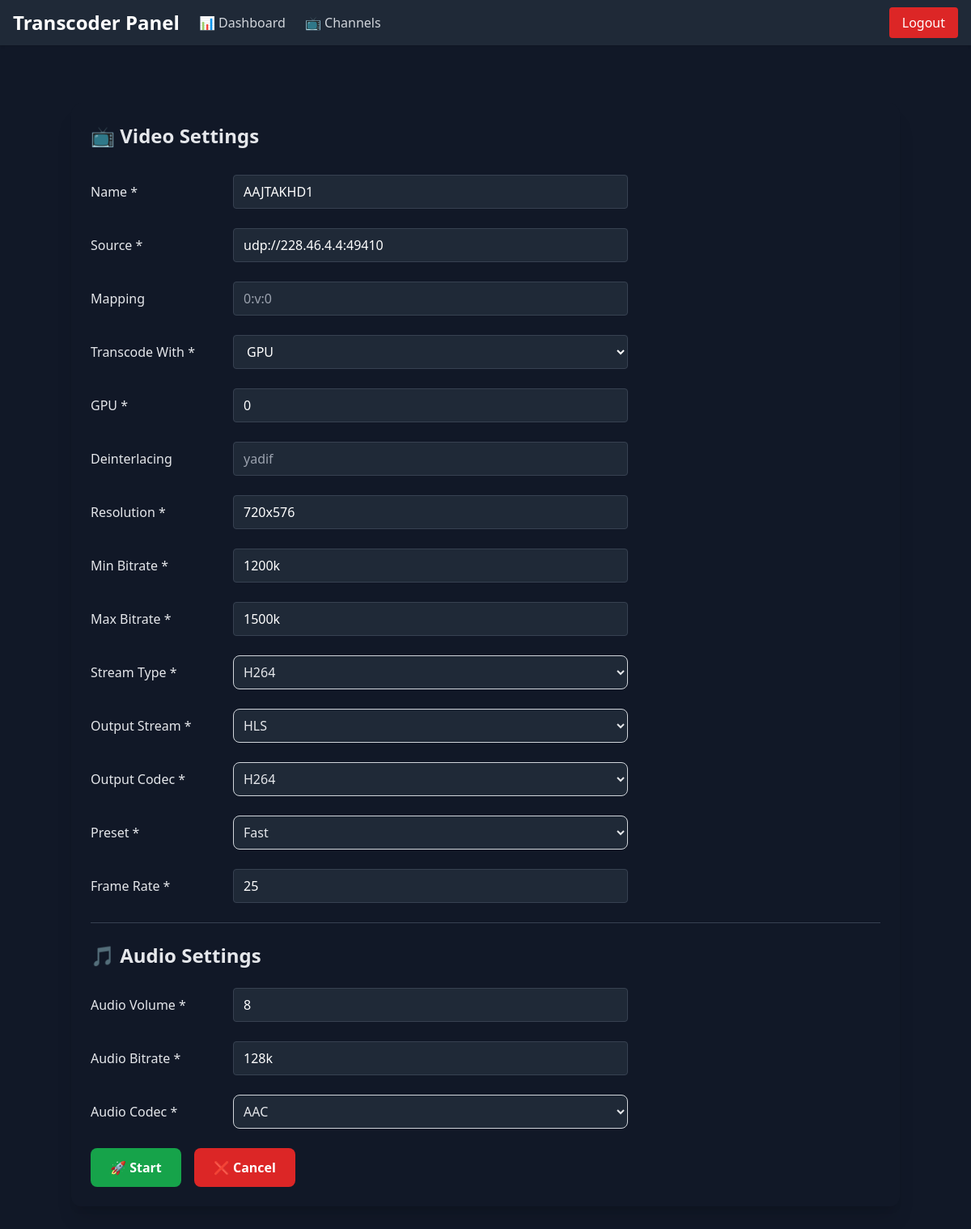
The page /stream/edit/2/ (signed in) on the database its author committed.
### transcoder/models.py (models this page shows, shortened)
class Stream(models.Model):
    name = models.CharField(max_length=100, unique=True)
    source = models.CharField(max_length=255)
    mapping = models.CharField(max_length=255, blank=True, null=True)
    gpu = models.IntegerField(null=True, blank=True)
    deinterlacing = models.CharField(max_length=255, blank=True, null=True)
    stream_type = models.CharField(max_length=20, choices=STREAM_TYPE_CHOICES)
    resolution = models.CharField(max_length=20)
    output_codec = models.CharField(max_length=20, choices=OUTPUT_CODEC_CHOICES)
    bitrate = models.CharField(max_length=20)
    max_bitrate = models.CharField(max_length=20)
    preset = models.CharField(max_length=20, choices=PRESET_CHOICES)
    output_stream = models.CharField(max_length=10, choices=OUTPUT_STREAM_CHOICES)
    output_ip = models.CharField(max_length=50, blank=True, null=True)
    frame_rate = models.IntegerField()
    audio_bitrate = models.CharField(max_length=20)
    audio_volume = models.IntegerField()
    audio_codec = models.CharField(max_length=10, choices=AUDIO_CODEC_CHOICES)
    is_running = models.BooleanField(default=False)

### transcoder/views.py (the view)
# urls.py: path('stream/edit/<int:pk>/', views.edit_stream, name='edit_stream'),
@login_required
def edit_stream(request, pk):
    stream_obj = get_object_or_404(Stream, pk=pk)
    if request.method == 'POST':
        form = StreamForm(request.POST, instance=stream_obj)
        if form.is_valid():
            updated_stream = form.save(commit=False)
            payload = form.cleaned_data
            if payload['output_stream'] == "MPD" and not updated_stream.name.endswith("_MPD"):
                updated_stream.name = f"{updated_stream.name}_MPD"
            if payload['stream_type'] == 'h265':
                updated_stream.stream_type = 'hevc'
            updated_stream.save()
            payload['name'] = updated_stream.name
            payload['stream_type'] = updated_stream.stream_type
            script_path = generate_script(payload)
            os.chmod(script_path, 0o755)
            '''
            # run the updated stream script
            try:
                result = subprocess.run(
                    f"bash {script_path}",
                    shell=True,
                    check=True,
                    stdout=subprocess.PIPE,
                    stderr=subprocess.PIPE,
                    text=True
                )
            except subprocess.CalledProcessError as e:
                print("Stream start failed:", e.stderr)
                return HttpResponse(f"Stream failed:<br><pre>{e.stderr}</pre>")
            '''
            try:
                subprocess.Popen(f"bash {script_path} > /dev/null 2>&1 &",shell=True)
            except Exception as e:
                print("Stream start failed:", str(e))
                return HttpResponse(f"Stream failed:<br><pre>{e}</pre>")
            messages.success(request, 'Stream Updated & Started Successfully!')
            return redirect('channel_list')
        else:
            messages.error(request, 'Please fix the errors below.')
    else:
        form = StreamForm(instance=stream_obj)
    return render(request, 'transcoder/add_stream.html', {'form': form, 'stream': stream_obj})

### transcoder/templates/transcoder/add_stream.html (shortened to what this page needs)
{% extends 'transcoder/base.html' %}
{% load static %}
{% block content %}
<div class="max-w-5xl mx-auto bg-gray-900 text-gray-200 p-6 rounded-xl shadow-xl mt-10">
  <h2 class="text-2xl font-bold mb-8">📺 Video Settings</h2>
  <form method="post" id="streamForm" class="space-y-6">
    <div class="flex items-center gap-4">
      <label class="w-40">Name *</label>
      <input type="text" name="name" value="{{ form.name.value|default_if_none:'' }}"
        class="w-1/2 bg-gray-800 text-white border border-gray-700 rounded px-3 py-2" placeholder="AAJTAKHD">
    </div>
    <div class="flex items-center gap-4">
      <label class="w-40">Source *</label>
      <input type="text" name="source" value="{{ form.source.value|default_if_none:'' }}"
        class="w-1/2 bg-gray-800 text-white border border-gray-700 rounded px-3 py-2" placeholder="udp://238.1.1.1:5000">
    </div>
    <div class="flex items-center gap-4">
      <label class="w-40">Mapping</label>
      <input type="text" name="mapping" value="{{ form.mapping.value|default_if_none:'' }}"
        class="w-1/2 bg-gray-800 text-white border border-gray-700 rounded px-3 py-2" placeholder="0:v:0">
    </div>
<div class="flex items-center gap-4">
  <label class="w-40">Transcode With *</label>
  <select name="transcoder_type" id="id_transcoder_type"
          class="w-1/2 bg-gray-800 text-white border border-gray-700 rounded px-3 py-2"
          onchange="toggleGPUField(this)">
    <option value="gpu" selected>GPU</option>
  </select>
</div>
    <div class="flex items-center gap-4" id="gpuField">
      <label class="w-40">GPU *</label>
      <input type="number" name="gpu" value="{{ form.gpu.value|default_if_none:'' }}"
        class="w-1/2 bg-gray-800 text-white border border-gray-700 rounded px-3 py-2" placeholder="0 or 1">
    </div>
    <div class="flex items-center gap-4">
      <label class="w-40">Deinterlacing</label>
      <input type="text" name="deinterlacing" value="{{ form.deinterlacing.value|default_if_none:'' }}"
        class="w-1/2 bg-gray-800 text-white border border-gray-700 rounded px-3 py-2" placeholder="yadif">
    </div>
    <div class="flex items-center gap-4">
      <label class="w-40">Resolution *</label>
      <input type="text" name="resolution" value="{{ form.resolution.value|default_if_none:'' }}"
        class="w-1/2 bg-gray-800 text-white border border-gray-700 rounded px-3 py-2" placeholder="1280x720">
    </div>
    <div class="flex items-center gap-4">
      <label class="w-40">Min Bitrate *</label>
      <input type="text" name="bitrate" value="{{ form.bitrate.value|default_if_none:'' }}"
        class="w-1/2 bg-gray-800 text-white border border-gray-700 rounded px-3 py-2" placeholder="1500k">
    </div>
    <div class="flex items-center gap-4">
      <label class="w-40">Max Bitrate *</label>
      <input type="text" name="max_bitrate" value="{{ form.max_bitrate.value|default_if_none:'' }}"
        class="w-1/2 bg-gray-800 text-white border border-gray-700 rounded px-3 py-2" placeholder="2000k">
    </div>
    <div class="flex items-center gap-4">
      <label class="w-40">Stream Type *</label>
      <div class="w-1/2">{{ form.stream_type }}</div>
    </div>
    <div class="flex items-center gap-4">
      <label class="w-40">Output Stream *</label>
      <div class="w-1/2">{{ form.output_stream }}</div>
    </div>
    <div class="flex items-center gap-4">
      <label class="w-40">Output Codec *</label>
      <div class="w-1/2">{{ form.output_codec }}</div>
    </div>
    <div class="flex items-center gap-4">
      <label class="w-40">Preset *</label>
      <div class="w-1/2">{{ form.preset }}</div>
    </div>
    <div class="flex items-center gap-4">
      <label class="w-40">Frame Rate *</label>
      <input type="text" name="frame_rate" value="{{ form.frame_rate.value|default_if_none:'' }}"
        class="w-1/2 bg-gray-800 text-white border border-gray-700 rounded px-3 py-2" placeholder="25">
    </div>
<hr class="my-10 border-gray-700">
    <h2 class="text-2xl font-bold mt-10 mb-4">🎵 Audio Settings</h2>
    <div class="flex items-center gap-4">
      <label class="w-40">Audio Volume *</label>
      <input type="number" name="audio_volume" value="{{ form.audio_volume.value|default_if_none:'' }}"
        class="w-1/2 bg-gray-800 text-white border border-gray-700 rounded px-3 py-2" placeholder="5">
    </div>
    <div class="flex items-center gap-4">
      <label class="w-40">Audio Bitrate *</label>
      <input type="text" name="audio_bitrate" value="{{ form.audio_bitrate.value|default_if_none:'' }}"
        class="w-1/2 bg-gray-800 text-white border border-gray-700 rounded px-3 py-2" placeholder="128k">
    </div>
    <div class="flex items-center gap-4">
      <label class="w-40">Audio Codec *</label>
      <div class="w-1/2">{{ form.audio_codec }}</div>
    </div>
    <div class="flex gap-4 mt-8">
      <button type="submit"
        class="bg-green-600 hover:bg-green-700 text-white font-semibold px-6 py-3 rounded-lg">🚀 Start</button>
      <a href="{% url 'dashboard' %}"
        class="bg-red-600 hover:bg-red-700 text-white font-semibold px-6 py-3 rounded-lg">❌ Cancel</a>
    </div>
  </form>
</div>
{% endblock %}

### transcoder/templates/transcoder/base.html (style rules this page uses)
select { background-color: #1f2937; color: #fff; border-color: #4b5563; padding: 0.5rem 1rem; border-radius: 0.5rem; }

### rows shown on the page
Stream: name "AAJTAKHD1", source "udp://228.46.4.4:49410", resolution "720x576", bitrate "1200k", max_bitrate "1500k", stream_type "H264", output_stream "HLS", output_codec "H264", preset "Fast", audio_bitrate "128k", audio_codec "AAC"
